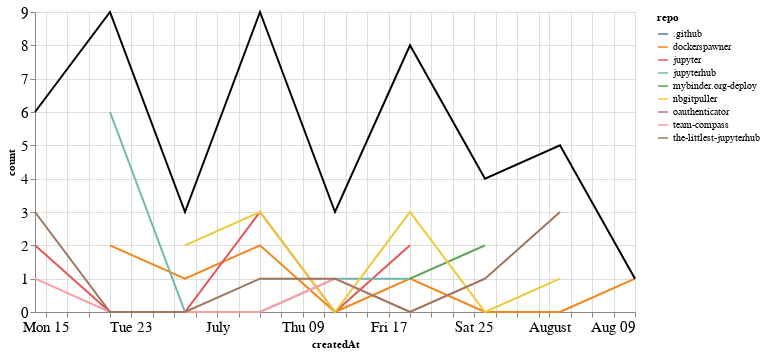

Write notebook code for a chart like this one.
### Markdown cell above
## Comments

### Code cell
comments_time = comments.groupby('repo').resample('W', on='createdAt').count()['author'].reset_index()
comments_time = comments_time.rename(columns={'author': 'count'})
comments_time_total = comments_time.groupby('createdAt').agg({"count": "sum"}).reset_index()
ch1 = alt.Chart(comments_time, width=600).mark_line().encode(
    x='createdAt',
    y='count',
    color='repo',
    tooltip="repo"
)

ch2 = alt.Chart(comments_time_total, width=600).mark_line(color="black").encode(
    x='createdAt',
    y='count',
)

ch1 + ch2

### Figure 1 — Vega-Lite specification as saved in the notebook (floating-point values rounded to 4 significant figures)
{"config": {"axisLeft": {"labelFontSize": 15}, "axisBottom": {"labelFontSize": 15}}, "layer": [{"data": {"name": "data-b022981221d5481d88618f903bdf79d9"}, "mark": "line", "encoding": {"color": {"type": "nominal", "field": "repo"}, "tooltip": {"type": "nominal", "field": "repo"}, "x": {"type": "temporal", "field": "createdAt"}, "y": {"type": "quantitative", "field": "count"}}, "width": 600}, {"data": {"name": "data-77a8b688779a9fa02748845a76ada86a"}, "mark": {"type": "line", "color": "black"}, "encoding": {"x": {"type": "temporal", "field": "createdAt"}, "y": {"type": "quantitative", "field": "count"}}, "width": 600}], "$schema": "https://vega.github.io/schema/vega-lite/v4.8.1.json", "datasets": {"data-b022981221d5481d88618f903bdf79d9": [{"repo": ".github", "createdAt": "2020-06-21T00:00:00", "count": 1}, {"repo": "dockerspawner", "createdAt": "2020-06-21T00:00:00", "count": 2}, {"repo": "dockerspawner", "createdAt": "2020-06-28T00:00:00", "count": 1}, {"repo": "dockerspawner", "createdAt": "2020-07-05T00:00:00", "count": 2}, {"repo": "dockerspawner", "createdAt": "2020-07-12T00:00:00", "count": 0}, {"repo": "dockerspawner", "createdAt": "2020-07-19T00:00:00", "count": 1}, {"repo": "dockerspawner", "createdAt": "2020-07-26T00:00:00", "count": 0}, {"repo": "dockerspawner", "createdAt": "2020-08-02T00:00:00", "count": 0}, {"repo": "dockerspawner", "createdAt": "2020-08-09T00:00:00", "count": 1}, {"repo": "jupyter", "createdAt": "2020-06-14T00:00:00", "count": 2}, {"repo": "jupyter", "createdAt": "2020-06-21T00:00:00", "count": 0}, {"repo": "jupyter", "createdAt": "2020-06-28T00:00:00", "count": 0}, {"repo": "jupyter", "createdAt": "2020-07-05T00:00:00", "count": 3}, {"repo": "jupyter", "createdAt": "2020-07-12T00:00:00", "count": 0}, {"repo": "jupyter", "createdAt": "2020-07-19T00:00:00", "count": 2}, {"repo": "jupyterhub", "createdAt": "2020-06-21T00:00:00", "count": 6}, {"repo": "jupyterhub", "createdAt": "2020-06-28T00:00:00", "count": 0}, {"repo": "jupyterhub", "createdAt": "2020-07-05T00:00:00", "count": 0}, {"repo": "jupyterhub", "createdAt": "2020-07-12T00:00:00", "count": 1}, {"repo": "jupyterhub", "createdAt": "2020-07-19T00:00:00", "count": 1}, {"repo": "mybinder.org-deploy", "createdAt": "2020-07-19T00:00:00", "count": 1}, {"repo": "mybinder.org-deploy", "createdAt": "2020-07-26T00:00:00", "count": 2}, {"repo": "nbgitpuller", "createdAt": "2020-06-28T00:00:00", "count": 2}, {"repo": "nbgitpuller", "createdAt": "2020-07-05T00:00:00", "count": 3}, {"repo": "nbgitpuller", "createdAt": "2020-07-12T00:00:00", "count": 0}, {"repo": "nbgitpuller", "createdAt": "2020-07-19T00:00:00", "count": 3}, {"repo": "nbgitpuller", "createdAt": "2020-07-26T00:00:00", "count": 0}, {"repo": "nbgitpuller", "createdAt": "2020-08-02T00:00:00", "count": 1}, {"repo": "oauthenticator", "createdAt": "2020-08-02T00:00:00", "count": 1}, {"repo": "team-compass", "createdAt": "2020-06-14T00:00:00", "count": 1}, {"repo": "team-compass", "createdAt": "2020-06-21T00:00:00", "count": 0}, {"repo": "team-compass", "createdAt": "2020-06-28T00:00:00", "count": 0}, {"repo": "team-compass", "createdAt": "2020-07-05T00:00:00", "count": 0}, {"repo": "team-compass", "createdAt": "2020-07-12T00:00:00", "count": 1}, {"repo": "team-compass", "createdAt": "2020-07-19T00:00:00", "count": 0}, {"repo": "team-compass", "createdAt": "2020-07-26T00:00:00", "count": 1}, {"repo": "the-littlest-jupyterhub", "createdAt": "2020-06-14T00:00:00", "count": 3}, {"repo": "the-littlest-jupyterhub", "createdAt": "2020-06-21T00:00:00", "count": 0}, {"repo": "the-littlest-jupyterhub", "createdAt": "2020-06-28T00:00:00", "count": 0}, {"repo": "the-littlest-jupyterhub", "createdAt": "2020-07-05T00:00:00", "count": 1}, {"repo": "the-littlest-jupyterhub", "createdAt": "2020-07-12T00:00:00", "count": 1}, {"repo": "the-littlest-jupyterhub", "createdAt": "2020-07-19T00:00:00", "count": 0}, {"repo": "the-littlest-jupyterhub", "createdAt": "2020-07-26T00:00:00", "count": 1}, {"repo": "the-littlest-jupyterhub", "createdAt": "2020-08-02T00:00:00", "count": 3}], "data-77a8b688779a9fa02748845a76ada86a": [{"createdAt": "2020-06-14T00:00:00", "count": 6}, {"createdAt": "2020-06-21T00:00:00", "count": 9}, {"createdAt": "2020-06-28T00:00:00", "count": 3}, {"createdAt": "2020-07-05T00:00:00", "count": 9}, {"createdAt": "2020-07-12T00:00:00", "count": 3}, {"createdAt": "2020-07-19T00:00:00", "count": 8}, {"createdAt": "2020-07-26T00:00:00", "count": 4}, {"createdAt": "2020-08-02T00:00:00", "count": 5}, {"createdAt": "2020-08-09T00:00:00", "count": 1}]}}
